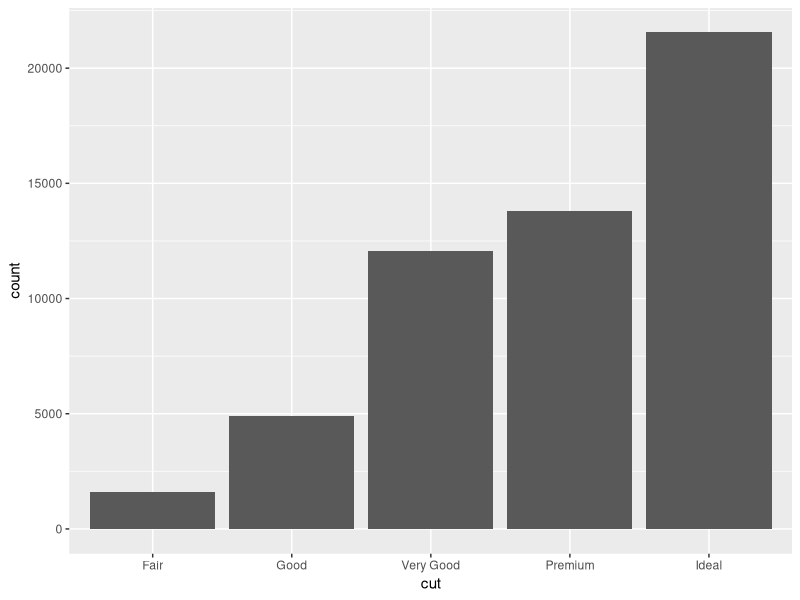
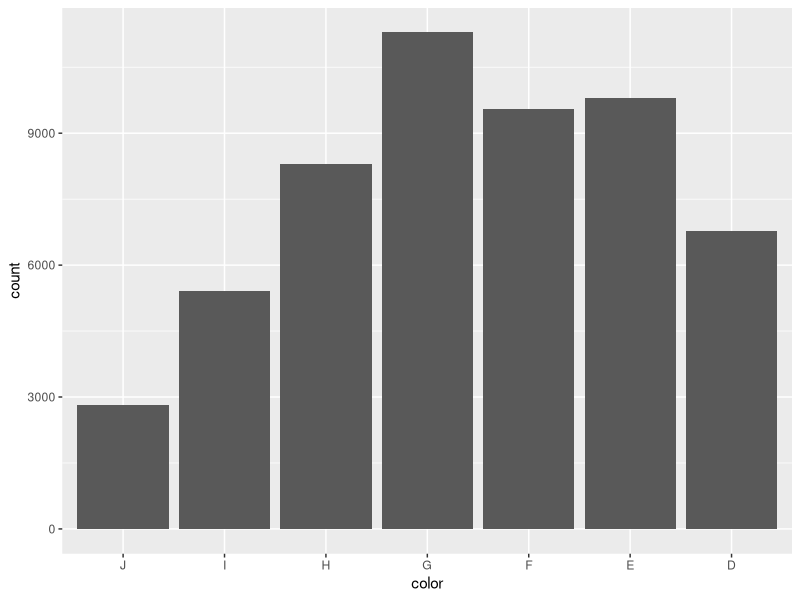
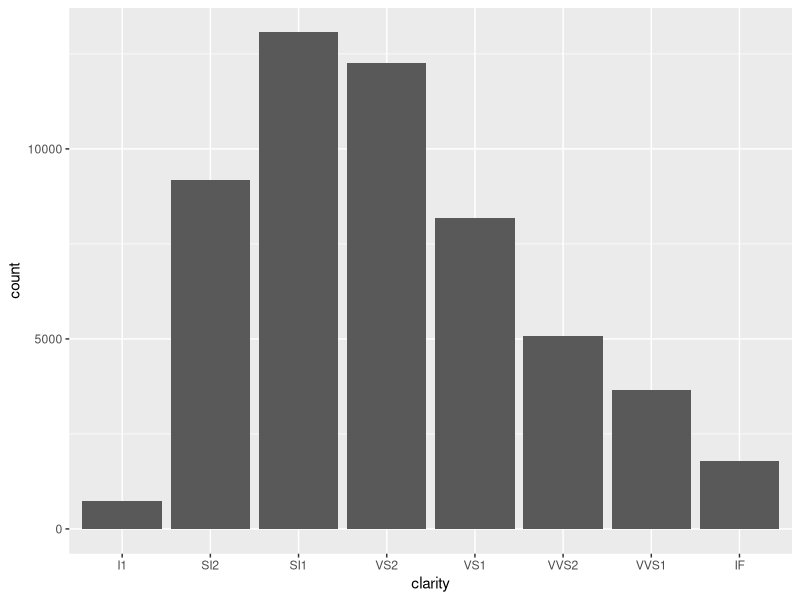
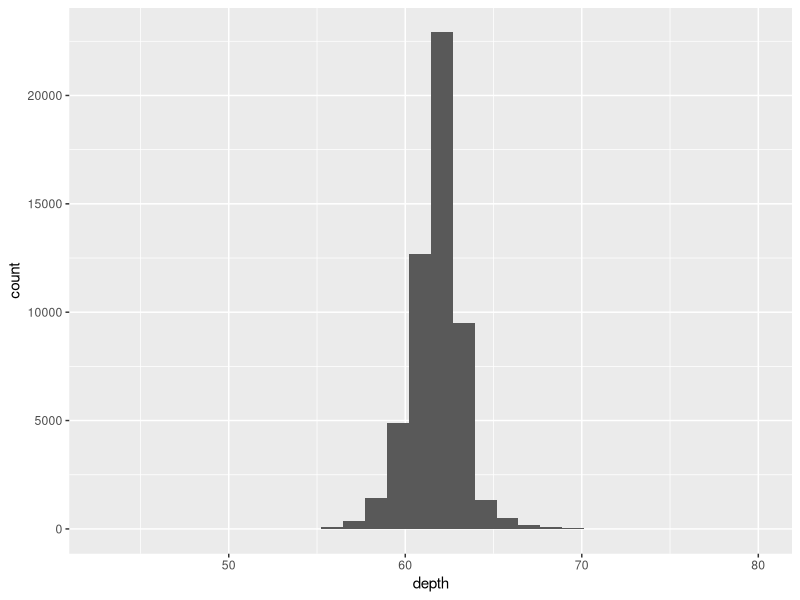
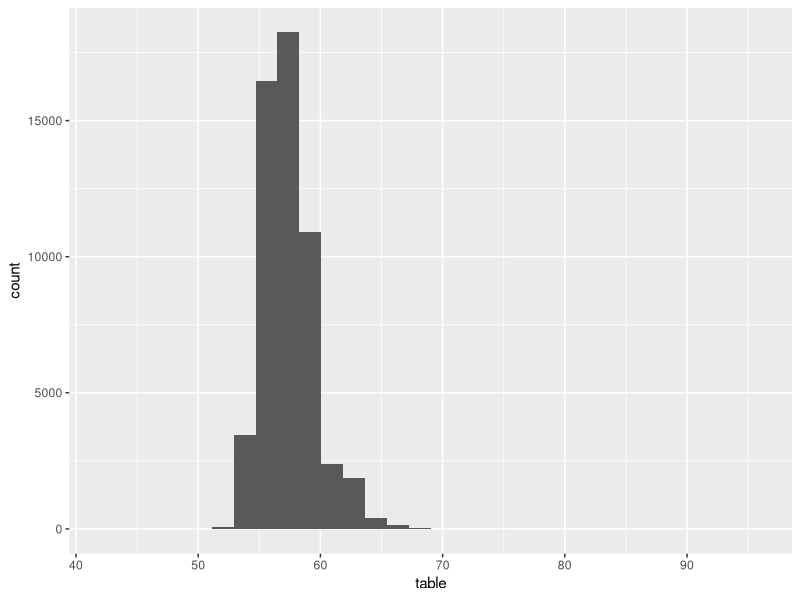
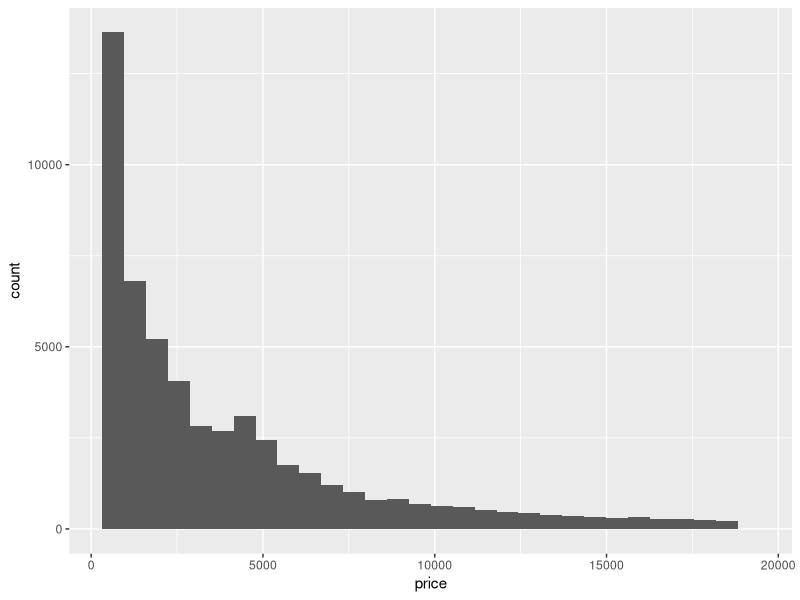
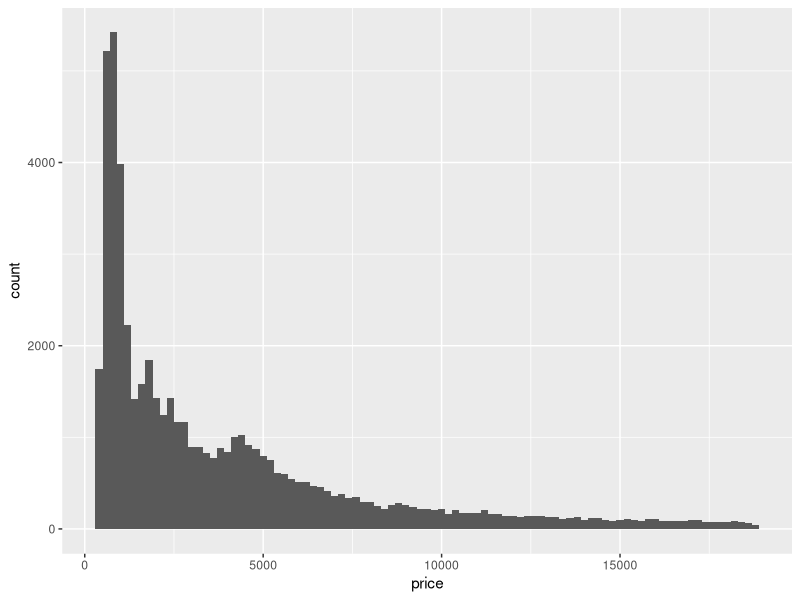
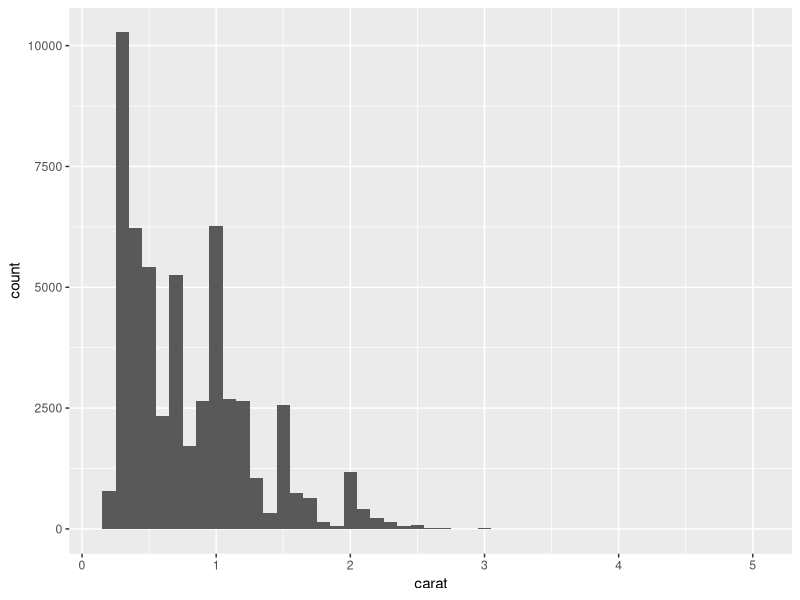

These figures' R source, in order:
## ---- chunk 1
knitr::opts_chunk$set(echo = TRUE)
## ---- chunk 2
library(tidyverse)
## ---- chunk 3
diamonds
## ---- chunk 4
ggplot(diamonds) + geom_bar(aes(x = cut))
## ---- chunk 5
diamonds <- mutate(diamonds,
                   color=ordered(color,
                                 levels=rev(levels(color))))
ggplot(diamonds) + geom_bar(aes(x = color))
## ---- chunk 6
ggplot(diamonds) + geom_bar(aes(x = clarity))
## ---- chunk 7
diamonds %>% count(cut)
## ---- chunk 8
ggplot(diamonds) + geom_histogram(aes(x = depth))
## ---- chunk 9
ggplot(diamonds) + geom_histogram(aes(x = table))
## ---- chunk 10
ggplot(diamonds) + geom_histogram(aes(x = price))
## ---- chunk 11
ggplot(diamonds) + geom_histogram(aes(x = price),
                                  binwidth = 200)
## ---- chunk 12
ggplot(diamonds) + geom_histogram(aes(x = carat),
                                  binwidth = 0.1)
## ---- chunk 13
ggplot(diamonds) + geom_histogram(aes(x = carat),
                                  binwidth = 0.01)
## ---- chunk 14
ggplot(diamonds) + geom_histogram(aes(x = carat),
                                  bins = 400)
## ---- chunk 15
diamonds %>% count(cut_interval(carat, n=10))
## ---- chunk 16
ggplot(diamonds) + geom_histogram(aes(x = z))
## ---- chunk 17
ggplot(diamonds) + geom_histogram(aes(x = z)) +
  coord_cartesian(ylim=c(0, 10))
## ---- chunk 18
diamonds %>% 
  select(carat:price, z) %>% 
  arrange(desc(z))
## ---- chunk 19
filter(diamonds, z > 0, z < 30)
## ---- chunk 20
mutate(diamonds, z=ifelse(z > 0 & z < 30, z, NA))
## ---- chunk 21
ggplot(diamonds) + geom_boxplot(aes(x=cut,
                                    y=price))
## ---- chunk 22
ggplot(diamonds) + geom_freqpoly(aes(x=price, color=cut))
## ---- chunk 23
ggplot(diamonds) + geom_freqpoly(aes(x=price,
                                     y=..density..,
                                     color=cut))
## ---- chunk 24
ggplot(diamonds) + geom_histogram(aes(x=price)) +
  facet_wrap(~ cut)
## ---- chunk 25
ggplot(diamonds) + geom_histogram(aes(x=price,
                                      y=..density..)) +
  facet_wrap(~ cut)
## ---- chunk 26
ggplot(diamonds) + geom_bar(aes(x=cut)) +
  facet_wrap(~ cut_number(price, n=4))
## ---- chunk 27
ggplot(diamonds) + geom_point(aes(x=carat, y=price))
## ---- chunk 28
ggplot(diamonds) + geom_point(aes(x=carat, y=price), alpha=1/100)
## ---- chunk 29
ggplot(diamonds) + geom_point(aes(x=carat, y=price), size=1/10)
## ---- chunk 30
ggplot(diamonds) + geom_bin2d(aes(x=carat, y=price))
## ---- chunk 31
ggplot(diamonds, aes(x=carat, y=price)) + 
  geom_boxplot(aes(group=cut_width(carat, 0.2)))
## ---- chunk 32
ggplot(diamonds, aes(x=carat, y=price)) + 
  geom_boxplot(aes(group=cut_number(carat, 10)))
## ---- chunk 33
ggplot(diamonds) + geom_count(aes(x=cut, y=color))
## ---- chunk 34
diamonds %>% count(color, cut) %>%
  ggplot(aes(x=cut, y=color)) + geom_tile(aes(fill=n))
## ---- chunk 35
ggplot(diamonds) + geom_bar(aes(x=cut, fill=color))
## ---- chunk 36
ggplot(diamonds) + geom_bar(aes(x=cut, fill=color),
                            position="dodge")
## ---- chunk 37
ggplot(diamonds) + geom_bar(aes(x=cut, y=..prop..,
                                fill=color, group=color),
                            position="dodge")
## ---- chunk 38
ggplot(diamonds) + geom_bar(aes(x=color)) +
  facet_wrap(~ cut)
## ---- chunk 39
ggplot(diamonds) + geom_bar(aes(x=color, y=..prop..,
                                group=cut)) +
  facet_wrap(~ cut)
## ---- chunk 40
ggplot(diamonds) + geom_bar(aes(x=cut)) +
  facet_wrap(~ color)
## ---- chunk 41
ggplot(diamonds) + geom_bar(aes(x=cut, y=..prop..,
                                group=color)) +
  facet_wrap(~ color)
## ---- chunk 42
ggplot(diamonds, aes(x=carat, y=price, color=clarity)) + 
  geom_point()
## ---- chunk 43
ggplot(diamonds, aes(x=carat, y=price, color=clarity)) + 
  geom_point(alpha=1/100) + 
  geom_smooth()
## ---- chunk 44
ggplot(diamonds, aes(x=carat, y=price, color=cut)) + 
  geom_point(size=1/10) + 
  geom_smooth()
## ---- chunk 45
ggplot(diamonds) +
  geom_boxplot(aes(x=cut, y=carat))
## ---- chunk 46
ggplot(diamonds) + geom_boxplot(aes(x = cut, y=price, fill=cut)) +
  scale_y_log10() +
  labs(x="Cut", y="Price (US$)",
       title="Higher quality cuts of diamonds tend to be cheaper") +
  theme_minimal()
## ---- chunk 47
ggplot(diamonds) + geom_boxplot(aes(x = cut, y=carat, fill=cut)) +
  scale_y_log10() +
  labs(x="Cut", y="Carat",
       title="Higher quality cuts of diamonds tend to be smaller") +
  theme_minimal()
## ---- chunk 48
ggplot(diamonds, aes(x=carat, y=price)) + 
  geom_point(size=1/10) + 
  scale_x_log10() +
  scale_y_log10() +
  geom_smooth() +
  labs(x="Carat", y="Price (US$)",
       title="Larger diamonds tend to be more expensive") +
  theme_minimal()
## ---- chunk 49
ggplot(diamonds, aes(x=carat, y=price, color=cut)) + 
  geom_point(size=1/10) + 
  scale_x_log10() +
  scale_y_log10() +
  geom_smooth() +
  labs(x="Carat", y="Price (US$)",
       title="For same-sized diamonds, higher quality cuts are more expensive") +
  theme_minimal()
